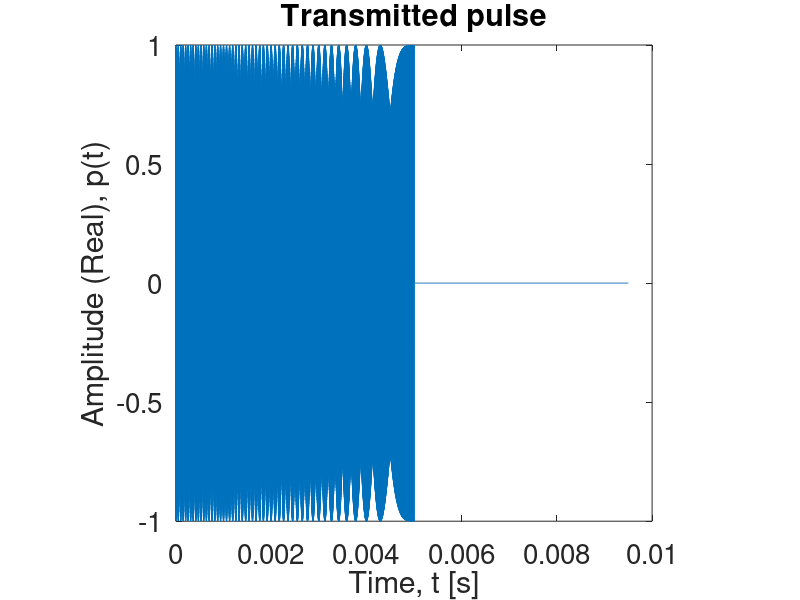
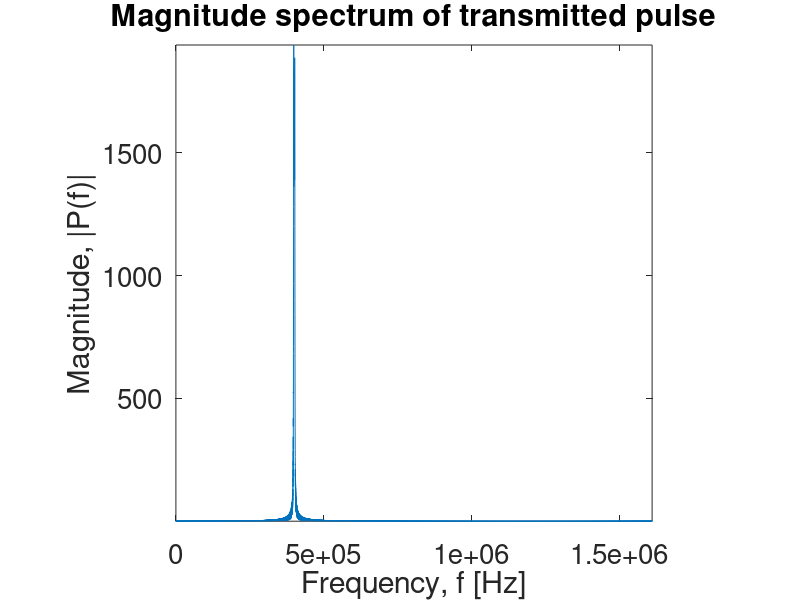
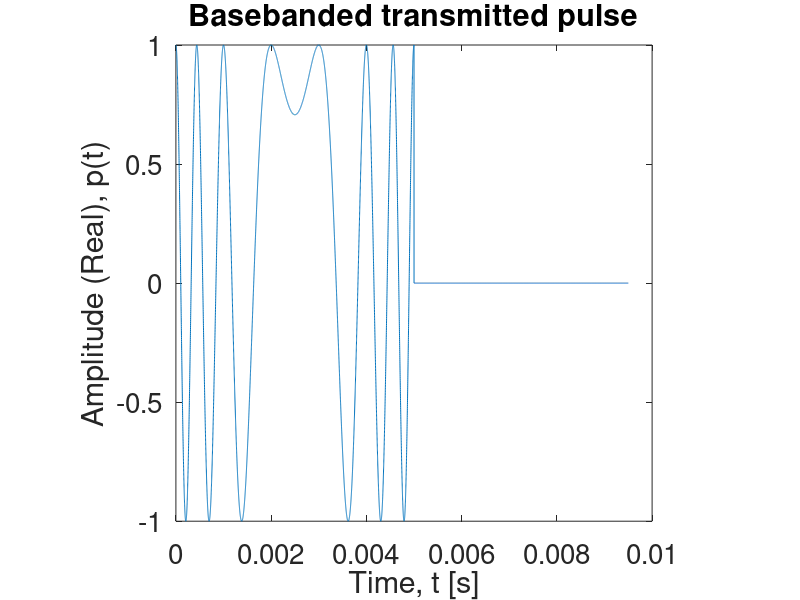
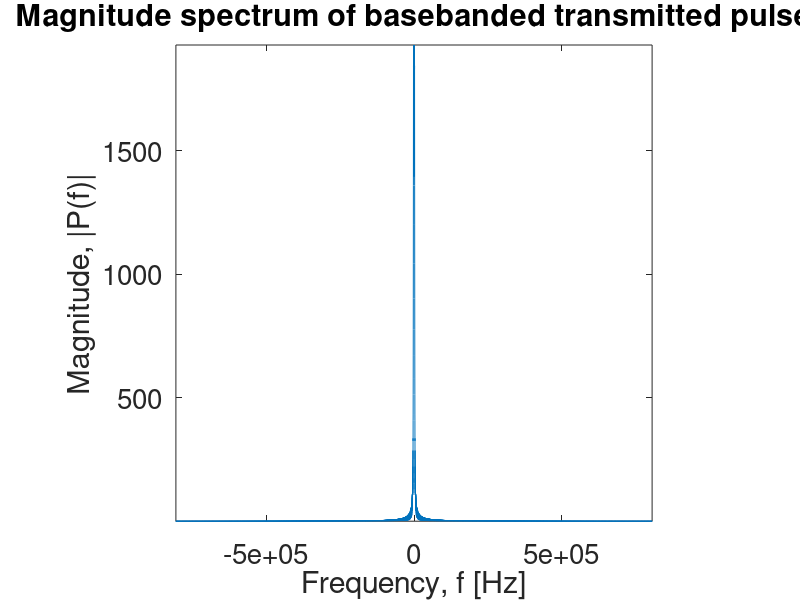

The MATLAB script that drew these images, in order: (Note: this script raises an error after producing the figures.)
%% TRANSDUCER BEAMWIDTH CALIBRATION
% The script simulates the acquisition and processing of ultrasonic signals
% to calibrate the beamwidth of a transducer. The simulation incorporates
% the radiation pattern of different apertures as given in [1].
% [1]. Steinberg, Bernard D, (1976); 'Principles of aperture and array
% system design'. John Wiley & Sons

%% OPTIONS
clear all
close all
clc

chirp_pulse = 1; % 1 to simulate using a chirp pulse; 0 to simulate using a monochrome pulse
simulate_WGN = 0; % 1 to simulate with white noise; 0 to simulate without white noise
if simulate_WGN == 1 
    SNR = 3; % Signal to noise  ratio in dB
end;
aperture = 'triangular'; % 1 for rectangular aperture, 2 for triangular aperture

% Figure print parameters
szAxScale = 20;
szAxLabel = 20;
figRes = '-r300';

% Output path
if chirp_pulse == 1
    if simulate_WGN == 0
        outpath = './images/chirp pulse/without noise';
    else
        outpath = './images/chirp pulse/with noise';
    end;
else
    if simulate_WGN == 0
        outpath = './images/monochrome pulse/without noise';
    else
        outpath = './images/monochrome pulse/with noise';
    end;
end;
%% ACQUISITION PARAMETERS

c = 1500; % Speed of ultrasonic propagation
fc = 400e3; % Centre frequency
B = 5e3; % Signal bandwidth
B0 = B/2; % Baseband bandwidth
lambda_c = c/fc; % Wavelength at centre frequency
lambda_min = c/(fc+B0);
lambda_max = c/(fc-B0);
Tp = 5e-3; % Pulse width
K = B0/Tp; % Chirp rate
beta = fc - B0; % Modified chirp carrier

if chirp_pulse
    %fs = 10*B;
    fs = 4*(fc+B0);
else
    fs = 5*fc;
end;

%% GEOMETRY PARAMETERS

R = 3; % Distance between transmitter and receivers
D = 25e-3; % Dimension of the transducer along the azimuth
dtheta = 0.1; % Angular acquisition interval in degrees
theta_start = 0;
theta_end = 360;
theta_s = theta_end - theta_start; % Angular acquisition length in degrees
switch aperture
    case 'rectangular'
        phi_d = asind(0.88*lambda_c/D); % Divergence angle (beamwidth) in degrees for a rectangular aperture
    case 'triangular'
        phi_d = asind(1.27*lambda_c/D); % Divergence angle (beamwidth) in degrees for a triangular aperture
    otherwise
        error('Unexpected aperture type!');
end;

%% DATA VECTORS

m = ceil(theta_s/dtheta); % Number of acquisitions
u = theta_start + dtheta*(0:m-1); % Azimuth vector

dt = 1/fs;
Ts = 0; % Sampling start time
Te = (R/c + Tp*1.5); % Sampling end time
n = 2*ceil((Te - Ts)/(2*dt));

t = Ts+ dt*(0:n-1); % Time vector

df = 1/(n*dt);
f = df*(0:n-1); % Frequency vector

%% THE TRANSMITTED SIGNAL
% The transmitted pulse

td = t-Ts;
if chirp_pulse
    pha = 2*pi*(beta*td + K*td.^2);
else
    pha = 2*pi*fc*td;
end;
pt = exp(1j*pha).*(td>=0 & td <= Tp);

figure('name','The transmitted pulse in the time domain')
plot(td,real(pt))
title('Transmitted pulse', 'fontsize', szAxLabel)
xlabel('Time, t [s]', 'fontsize', szAxLabel)
ylabel('Amplitude (Real), p(t)', 'fontsize', szAxLabel)
h_fig=get(gcf,'CurrentAxes');
set(h_fig, 'fontsize', szAxScale);
axis 'square'
print('-dpng', figRes, [outpath '/Transmitted pulse in the time domain'])

figure('name','The magnitude spectrum of transmitted pulse')
plot(f, abs((fft(pt))))
title('Magnitude spectrum of transmitted pulse', 'fontsize', szAxLabel)
xlabel('Frequency, f [Hz]', 'fontsize', szAxLabel)
ylabel('Magnitude, |P(f)|', 'fontsize', szAxLabel)
h_fig=get(gcf,'CurrentAxes');
set(h_fig, 'fontsize', szAxScale);
axis 'square'; axis tight
print('-dpng', figRes, [outpath '/Magnitude spectrum of the transmitted pulse'])

pt = pt.*exp(-1j*2*pi*fc*td);

figure('name','The baseband transmitted pulse in the time domain')
plot(td,real(pt))
title('Basebanded transmitted pulse', 'fontsize', szAxLabel)
xlabel('Time, t [s]', 'fontsize', szAxLabel)
ylabel('Amplitude (Real), p(t)', 'fontsize', szAxLabel)
h_fig=get(gcf,'CurrentAxes');
set(h_fig, 'fontsize', szAxScale);
axis 'square'
print('-dpng', figRes, [outpath '/Basebanded transmitted pulse in the time domain'])

figure('name','The magnitude spectrum of transmitted pulse')
plot(df*(-n/2:n/2-1), abs(fftshift((fft(pt)))))
title('Magnitude spectrum of basebanded transmitted pulse', 'fontsize', szAxLabel)
xlabel('Frequency, f [Hz]', 'fontsize', szAxLabel)
ylabel('Magnitude, |P(f)|', 'fontsize', szAxLabel)
h_fig=get(gcf,'CurrentAxes');
set(h_fig, 'fontsize', szAxScale);
axis 'square'; axis tight
print('-dpng', figRes, [outpath '/Magnitude spectrum of basebanded transmitted pulse'])


%% ACQUISITION SIMULATION

td = ones(m,1)*(t - R/c); % Propagation delay of the pulse

if chirp_pulse
    pha = 2*pi*(beta*td + K*td.^2);
else
    pha = 2*pi*fc*td;
end;

stu = exp(1j*pha).*(td >= 0 & td <= Tp);

stu = stu.*exp(-1j*2*pi*fc*(ones(m,1)*t)); % Baseband conversion

% Incorporate beampattern
switch aperture
    case 'rectangular'
        beam_arg = ((D*((u-90)*pi/180))/lambda_c);
        beam_pattern = sinc(beam_arg); % Radiation pattern for a rectangular aperture
    case 'triangular'
        beam_arg = ((D*((u-90)*pi/180))/(2*lambda_c));
        beam_pattern = (sinc(beam_arg)).^2; % Radiation pattern for a triangular aperture
end;

figure('name','Theoretical radiation pattern')
polar(u*pi/180, abs(beam_pattern))
title(['Theoretical radiation pattern. Beamwidth = ',num2str(phi_d,3),'^o'], 'fontsize', szAxLabel)
% xlabel('Angle, \theta [deg]', 'fontsize', szAxLabel)
% ylabel('Level', 'fontsize', szAxLabel)
h_fig=get(gcf,'CurrentAxes');
set(h_fig, 'fontsize', szAxScale);
axis 'square'; %axis tight
print('-dpng', figRes, [outpath '/Theoretical radiation pattern'])

stu = stu.*(beam_pattern.'*ones(1,n));

if simulate_WGN == 1
    amplitude_noise = randn(m,n)*10^(-SNR/20);
    phase_noise = randn(m,n)*10^(-SNR/20);
    stu = stu + (amplitude_noise);%.*exp(1j*2*pi*phase_noise));
end;

G = real(stu);
figure('name','Acquired ultrasound data')
colormap(hot)
imagesc(t,u,G);
axis 'square'; axis 'xy'; colorbar;
xlabel('Time, t [s]', 'fontsize', szAxLabel)
ylabel('Angle, \theta [deg]', 'fontsize', szAxLabel)
h_fig=get(gcf,'CurrentAxes');
set(h_fig, 'fontsize', szAxScale);

theta_slice = 90;
theta_bin = ceil((theta_slice - theta_start)/dtheta);

figure('name','Received signal at boresight');
% subplot(121)
plot(t, real(stu(theta_bin,:)))
title('Real part of the received signal at boresight', 'fontsize', szAxLabel)
xlabel('Time, t [s]', 'fontsize', szAxLabel)
ylabel('Amplitude (Real), s(t)', 'fontsize', szAxLabel)
h_fig=get(gcf,'CurrentAxes');
set(h_fig, 'fontsize', szAxScale);
axis 'square'; axis tight
print('-dpng', figRes, [outpath '/Received signal at boresight'])

% subplot(122)
% plot(t, angle(stu(theta_bin,:))/(2*pi))
% title('Phase of the received signal at 90 degrees', 'fontsize', szAxLabel)
% xlabel('Time, t [s]', 'fontsize', szAxLabel)
% ylabel('Phase, *2\pi [rads]', 'fontsize', szAxLabel)
% h_fig=get(gcf,'CurrentAxes');
% set(h_fig, 'fontsize', szAxScale);
% axis 'square'; axis tight

%% BEAMWIDTH CALIBRATION BY MATCHED FILTERING

f = df*(-n/2:n/2-1);
% The reference signal: a shifted version of the transmitted pulse
% td0 = t - R/c;
% if chirp_pulse
%     pha0 = 2*pi*(beta*td0 + K*(td0.^2));
% else
%     pha0 = 2*pi*fc*td0;
% end;
% s0 = exp(1j*pha0).*(td0>=0 & td0<=Tp);
% s0b = s0.*exp(-1j*2*pi*fc*t);    % baseband reference signal
% fs0b = fty(s0b);  % FFT of reference signal

% Alternatively the existing transmitted signal vector can be time-shifted
% by multiplying by a phase in the frequency domain
s0b = pt;
fs0b = fty(s0b).*exp(-1j*2*pi*f*R/c);

fsb = fty(stu);    % FFT of baseband echoed signal 
fsmb = fsb.*(ones(m,1)*conj(fs0b)); % Matched filtering and windowing
fsmb = fsmb.*(ones(m,1)*(abs(f) <= B0));
smb = ifty(fsmb);

tm=(R/c)+dt*(-n/2:n/2-1);   % fast-time array after matched filtering

G=abs(smb);
xg=max(max(G)); ng=min(min(G)); cg=255/(xg-ng);

figure('name', 'SAS signal after range compression')
colormap(hot(256))
imagesc(c*tm, u, G);
title('Matched filtered signal variation with angle', 'fontsize', szAxLabel)
xlabel('Range, ct [m]', 'fontsize', szAxLabel)
ylabel('Angle, \theta [deg]','fontsize', szAxLabel)
h_fig=get(gcf,'CurrentAxes');
set(h_fig, 'fontsize', szAxScale);
axis('square'); axis('xy'); colorbar
print('-dpng', figRes, [outpath '/Matched filtered signal variation with angle'])

figure('name','Received signal at boresight after matched filtering');
% subplot(121)
plot(c*tm, G(theta_bin,:))
title('Magnitude of match filtered signal at boresight', 'fontsize', szAxLabel)
xlabel('Range, ct [m]', 'fontsize', szAxLabel)
ylabel('Amplitude, s_m(t)', 'fontsize', szAxLabel)
h_fig=get(gcf,'CurrentAxes');
set(h_fig, 'fontsize', szAxScale);
axis 'square'; axis tight
print('-dpng', figRes, [outpath '/Output of matched filter at boresight'])

% subplot(122)
% plot(c*tm, angle(smb(theta_bin,:))/(2*pi))
% title('Phase of match filtered signal at 90 degrees', 'fontsize', szAxLabel)
% xlabel('Range, ct [m]', 'fontsize', szAxLabel)
% ylabel('Phase, *2\pi [rads]', 'fontsize', szAxLabel)
% h_fig=get(gcf,'CurrentAxes');
% set(h_fig, 'fontsize', szAxScale);
% axis 'square'; axis tight

%% DIG OUT THE PEAKS OF THE PROCESSED DATA

act_Beam = zeros(1,m);
for i = 1:m
    temp = abs(smb(i,:));
    temp1 = (temp == max(temp));
    idx = find(temp1,1,'first');
    act_Beam(i) = abs(smb(i,idx));
end;

act_Beam_normalised = act_Beam./max(act_Beam);
threedB_level = 0.7; % -3dB level is the 0.7V or 0.5W
threedB_points = [u(find(act_Beam_normalised >= threedB_level,1,'first')),...
    u(find(act_Beam_normalised >= threedB_level,1,'last'))];
actual_phi_d = threedB_points(2) - threedB_points(1);

fprintf('Theoretical transducer beamwidth = %.2f degrees\n',phi_d);
fprintf('Measured transducer beamwidth = %.2f degrees\n',actual_phi_d);

figure('name','Measured radiation pattern (extracted from processed data)')
% subplot(2,2,2)
plot(u, act_Beam_normalised)
title('Measured radiation pattern on linear scale', 'fontsize', szAxLabel)
xlabel('Angle, \theta [deg]', 'fontsize', szAxLabel)
ylabel('Normalized level', 'fontsize', szAxLabel)
axis 'square'; axis 'tight'
h_fig=get(gcf,'CurrentAxes');
set(h_fig, 'fontsize', szAxScale);
print('-dpng', figRes, [outpath '/Measured radiation pattern'])

figure('name','Measured radiation pattern - dB scale')
% subplot(2,2,4)
plot(u, 20*log10(act_Beam_normalised))
title('Measured radiation pattern on dB scale', 'fontsize', szAxLabel)
xlabel('Angle, \theta [deg]', 'fontsize', szAxLabel)
ylabel('Normalized level, [dB]', 'fontsize', szAxLabel)
axis 'square'; axis 'tight'
h_fig=get(gcf,'CurrentAxes');
set(h_fig, 'fontsize', szAxScale);
print('-dpng', figRes, [outpath '/Measured radiation pattern (dB)'])

figure('name','Measured radiation pattern - Polar plot')
% subplot(2,2,[1 3])
polar(u*pi/180, act_Beam_normalised)
title(['Measured radiation pattern. Beamwidth = ',num2str(actual_phi_d,3),'^o'], 'fontsize', szAxLabel)
axis 'square'; %axis tight
h_fig=get(gcf,'CurrentAxes');
set(h_fig, 'fontsize', szAxScale);
print('-dpng', figRes, [outpath '/Measured radiation pattern (Polar)'])


